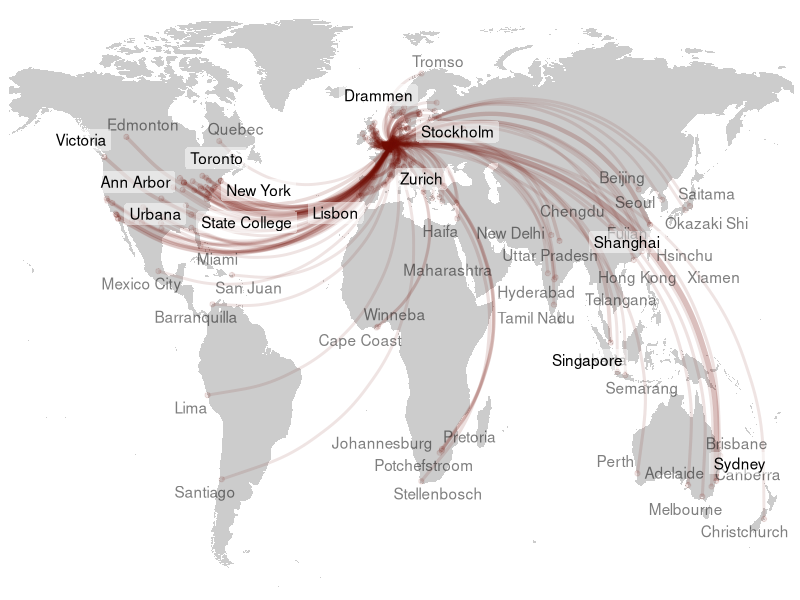
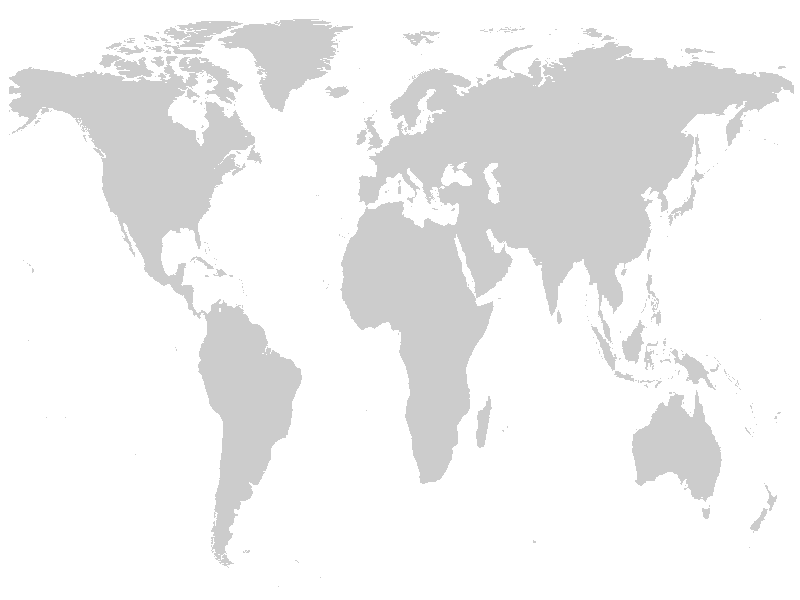
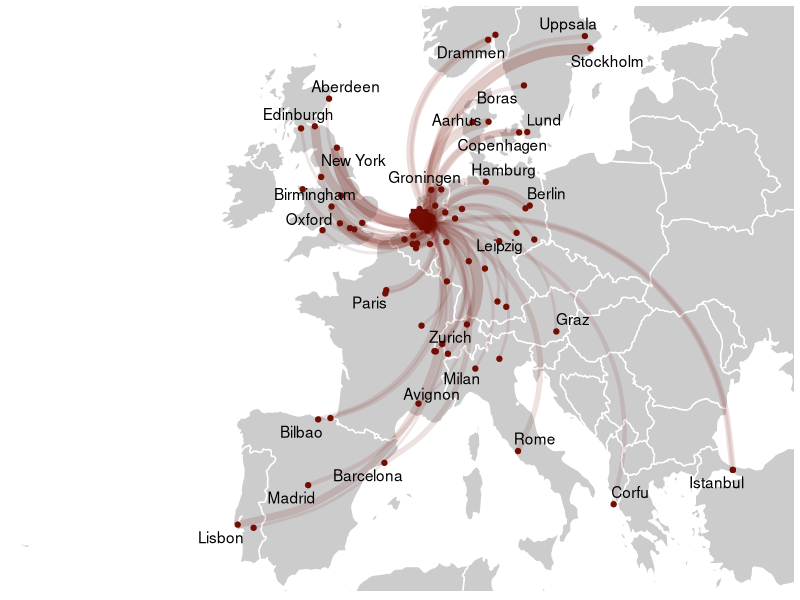
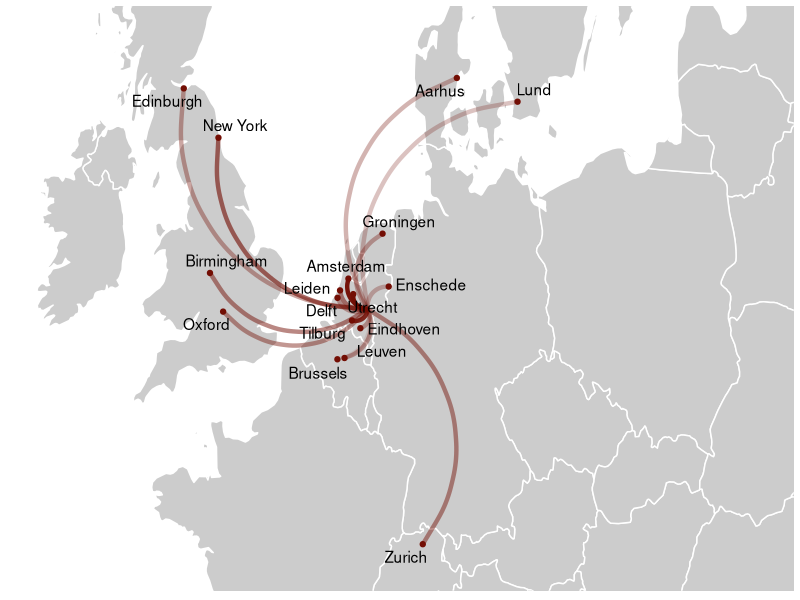
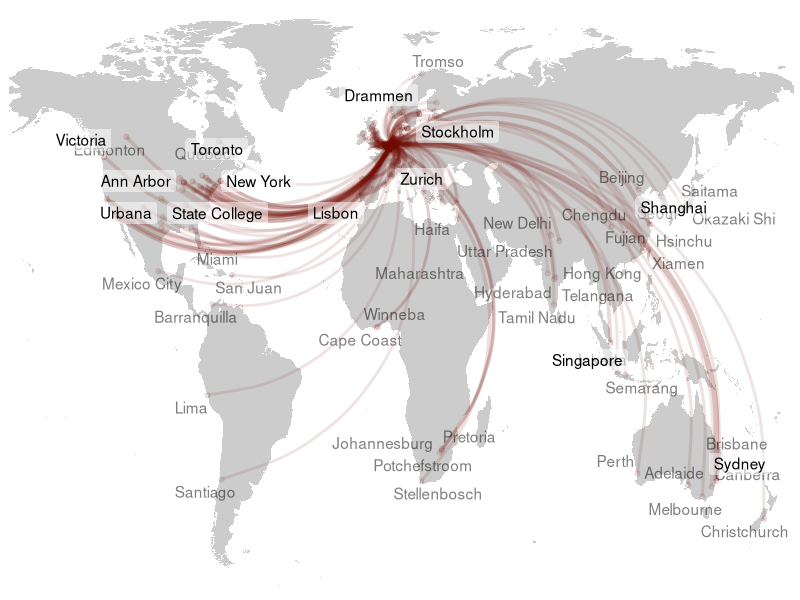
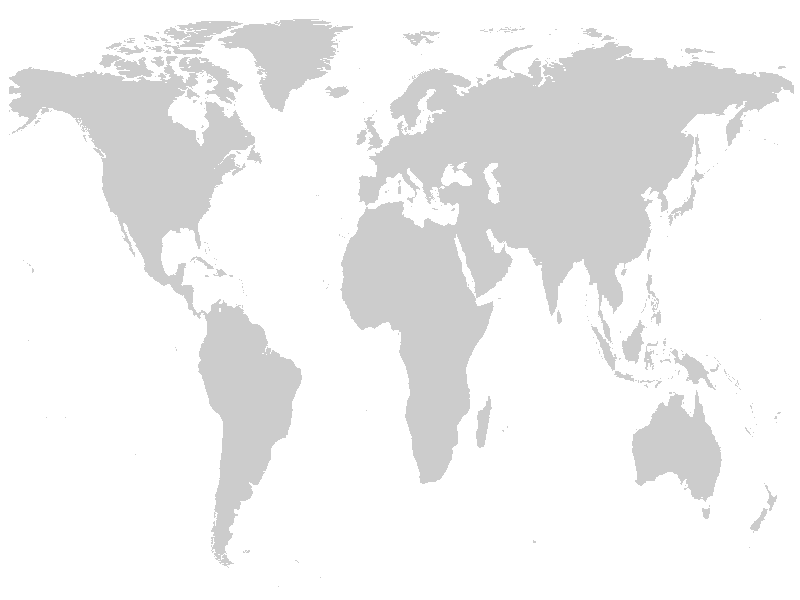
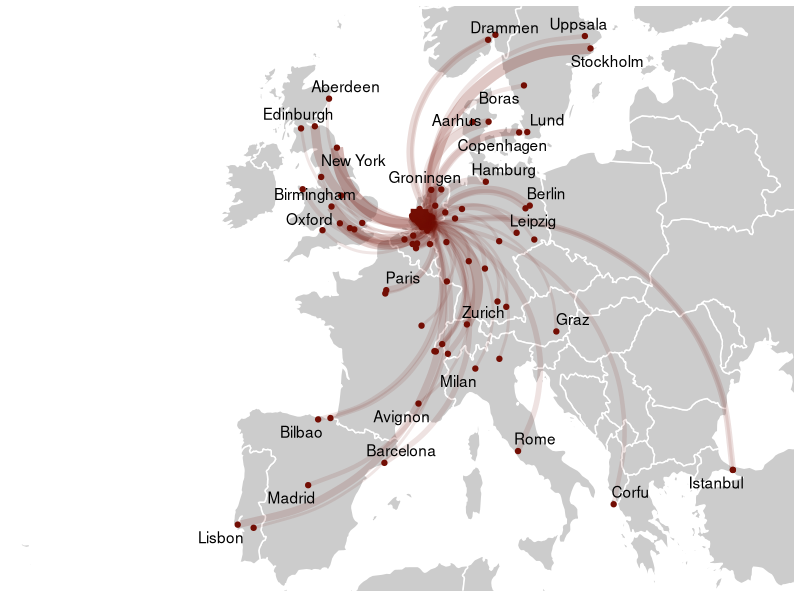
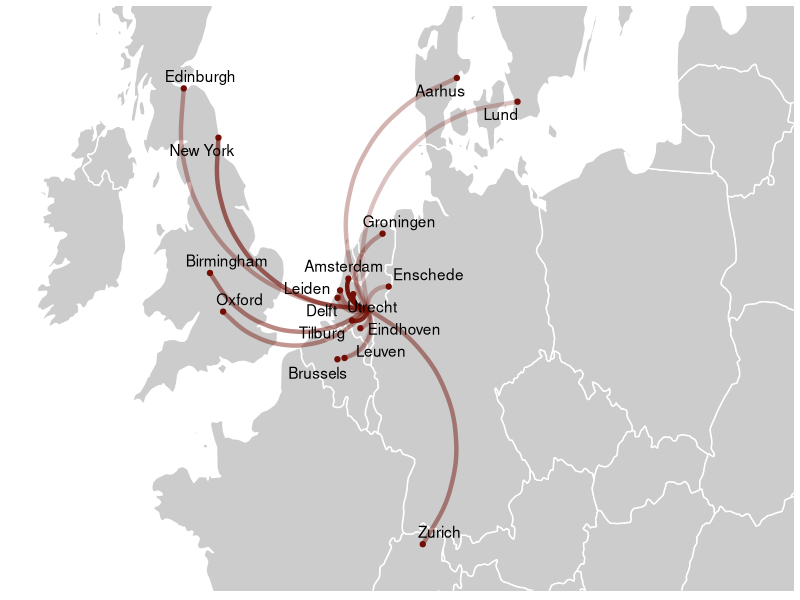

R code for these plots, in order: (Note: this script raises an error after producing the figures.)
# CLS bibliometrics: Map
# MD 2024


# Packages and useful functions

list.of.packages <- c("tidyverse",
                      "viridis",
                      "ggthemes",
                      "bibliometrix",
                      "openalexR",
                      "dimensionsR",
                      "pubmedR",
                      "rscopus",
                      "ggmap",
                      "tmaptools",
                      "ggrepel")
new.packages <- list.of.packages[!(list.of.packages %in% installed.packages()[,"Package"])]
if(length(new.packages)) install.packages(new.packages)
lapply(list.of.packages, require, character.only=T)


# smol things
`%notin%` <- function(x,y) !(x %in% y) 
mean.na <- function(x) mean(x, na.rm = T)
median.na <- function(x) median(x, na.rm= T)
min.na <- function(x) min(x, na.rm = T)
max.na <- function(x) max(x, na.rm = T)
sd.na <- function(x) sd(x, na.rm = T)
sum.na <- function(x) sum(x, na.rm = T)

# useful resources



# Load data ---------------------------------------------------------------

locations.raw <- read_csv("data/locations_raw.csv")

# simplify df and create one that has counts
locations <- locations.raw |>
  select(country, city, institution, lat, lon)
locations_counts <- locations |>
  group_by(city,lat,lon,country) |>
  summarise(count = n()) |>
  ungroup() |>
  arrange(desc(count))

locations_institutions_counts <- locations |>
  group_by(city,institution,lat,lon,country) |>
  summarise(count = n()) |>
  ungroup() |>
  arrange(desc(count))

# some descriptive stats
top25_institutions <- locations_institutions_counts |>
  slice(2:26) |> select(institution) |> unlist() |> as.vector()

top25_outside_nijmegen <- locations_institutions_counts |>
  filter(city != "Nijmegen") |>
  slice(1:25) |> select(institution) |> unlist() |> as.vector()

top25_outside_NL <- locations_institutions_counts |>
  filter(country != "Netherlands") |>
  slice(1:25) |> select(institution) |> unlist() |> as.vector()

top25_places <- locations_counts |>
  filter(city != "Nijmegen") |>
  slice(1:25) |> select(city) |> unlist() |> as.vector()

top25_places_outside_NL <- locations_counts |>
  filter(country != "Netherlands") |>
  slice(1:25) |> select(city) |> unlist() |> as.vector()


# Network -----------------------------------------------------------------

# all places outside Nijmegen are there because they are part of the CLS
# co-authorship network. So we want to draw lines from all those places to
# Nijmegen, using line width as aesthetic for frequency.


network <- locations_counts |>
  mutate(from = "Nijmegen", to = city) |>
  select(from,to,count,lat,lon) |>
  rename("lat.to" = "lat",
         "lon.to" = "lon") |>
  mutate(lat.n = 51.8,
         lon.n = 5.84) |>
  filter(to != "Nijmegen")

network_institutions <- locations_institutions_counts |>
  mutate(from = "Nijmegen", to = city) |>
  select(from,to,institution,count,lat,lon) |>
  rename("lat.to" = "lat",
         "lon.to" = "lon") |>
  mutate(lat.n = 51.8,
         lon.n = 5.84) |>
  filter(institution != "Radboud Univ Nijmegen")


# some desc stats
unique(network$to)
unique(locations$country)


# Maps --------------------------------------------------------------------

# Let's map. This is using theme_map() and a simple world outline from ggplot.

# for the labels, there are too many to plot all so we're using ggrepel. We want
# to privilege labels by frequency, so we plot in two layers: first the labels
# not in the top 25 outside NL (with geom_text_repel); next the places in the
# top 25 (with geom_label_repel). Using two calls makes it possible to have some
# choice in what labels get hidden because of overlaps.
network %>%
  ggplot(aes(lon.to,lat.to)) +
  theme_map() + 
  theme(legend.position="none") +
  borders("world",colour=NA,fill="#cccccc") +
  coord_cartesian(ylim=c(-55,80),xlim=c(-150,170)) +
  geom_point(aes(alpha=log(count)),
             colour="#730e04") +
  geom_curve(aes(x=lon.to,xend=lon.n,
                 y=lat.to,yend=lat.n,
                 linewidth=count,
                 alpha=count),
             colour="#730e04") +
  geom_text_repel(data = . %>% filter(to %notin% top25_places_outside_NL),
                  aes(label=to),
                  segment.color="#cccccc",
                  min.segment.length = 20,
                  color="#000000",
                  alpha=0.50,
                  max.overlaps = 10) +
  geom_label_repel(data = . %>% filter(to %in% top25_places_outside_NL),
                  aes(label=to),
                  segment.color="#cccccc",
                  segment.alpha=0.5,
                  min.segment.length = 1,
                  label.size=NA,
                  fill= alpha(c("white"),0.5),
                  max.overlaps = 20) 
ggsave("cls-network-world.png",width=12,height=6,bg="white")

# generate an empty canvas that can be used for animating a slide
network %>%
  ggplot(aes(lon.to,lat.to)) +
  theme_map() + 
  theme(legend.position="none",
        text=element_text(family="Open Sans")) +
  borders("world",colour=NA,fill="#cccccc") +
  coord_cartesian(ylim=c(-55,80),xlim=c(-150,170))
ggsave("cls-network-world-canvas.png",width=12,height=6,bg="white")


# cropped to Europe


# some good coordinates for cropping
# northern europe: lat = c(45,58) lon = c(-10,15)
# bigger europe: lat = c(37,58) lon=c(-12,36)

crop_coordinates <- list(lat = c(37,60),  # lat = y
                         lon = c(-24,31)) # lon = x


network.europe <- network |>
  filter(lat.to > crop_coordinates$lat[1], lon.to > crop_coordinates$lon[1]) |>
  filter(lat.to < crop_coordinates$lat[2], lon.to < crop_coordinates$lon[2])


# some customizations here to fix labels — main reason is to show the top
# frequent but leave no isolated points unlabelled
these_labels <- c("Aberdeen", "Avignon", "Barcelona", "Belfast", "Bilbao", "Boras", "Cologne", "Corfu", "Dublin", "Graz", "Gothenburg", "Hamburg", "Leuven", "Madrid", "Milan", "Oxford", "Paris", "Rome", "Stockholm", "Uppsala", "Warsaw")

# the cropping using coord_cartesian() makes it possible
network.europe |>
  filter(count > 1, to != "Sittard") |>
  ggplot(aes(lon.to,lat.to)) +
  theme_map() + theme(legend.position="none") +
  borders("world",colour="white",fill="#cccccc") +
  coord_cartesian(ylim=c(crop_coordinates$lat[1],crop_coordinates$lat[2]),
                  xlim=c(crop_coordinates$lon[1],crop_coordinates$lon[2])) +
  geom_point(colour="#730e04") +
  geom_curve(aes(x=lon.to,xend=lon.n,
                 y=lat.to,yend=lat.n,
                 linewidth=log(count),
                 alpha=count),
             colour="#730e04") +
  geom_text_repel(data=. %>% filter(to %in% these_labels | count > 4),
                  aes(label=to),
                  min.segment.length = 40,
                  max.overlaps = 10)
ggsave("cls-network-europe.png",width=12,height=6.7555,bg="white")


crop_northernEU <- list(lat = c(47,57),  # lat = y
                        lon = c(-10,25)) # lon = x

network_institutions.europe <- network_institutions |>
  filter(lat.to > crop_northernEU$lat[1], lon.to > crop_northernEU$lon[1]) |>
  filter(lat.to < crop_northernEU$lat[2], lon.to < crop_northernEU$lon[2])


network_institutions.europe |>
  filter(institution %in% top25_outside_nijmegen,to !="Nijmegen") |>
  group_by(to) %>% slice(1) |>
  ggplot(aes(lon.to,lat.to)) +
  theme_map() + theme(legend.position="none") +
  borders("world",colour="white",fill="#cccccc") +
  coord_cartesian(ylim=c(crop_northernEU$lat[1],crop_northernEU$lat[2]),
                  xlim=c(crop_northernEU$lon[1],crop_northernEU$lon[2])) +
  geom_point(colour="#730e04") +
  geom_curve(aes(x=lon.to,xend=lon.n,
                 y=lat.to,yend=lat.n,
                 alpha=count),
             linewidth=1.5,
             colour="#730e04") +
  geom_text_repel(aes(label=to),
                  min.segment.length = 20,
                  max.overlaps = Inf)
ggsave("cls-network-institutions_europe.png",width=12,height=6.7555,bg="white")


# Experimental: network on globe ------------------------------------------

# make it a globe

# BTW adding labels doesn't work yet here, probably because geom_text_repel has
# difficulty dealing with labels that fall behind the globe (and these are hard
# to filter)
network %>%
  ggplot(aes(lon.to,lat.to)) +
  theme_map() + theme(legend.position="none") +
  borders("world",colour="#ffffff",fill="#cccccc") +
  coord_map("ortho",
            orientation = c(40,0,-50),
            ylim = c(-90, 160),
            xlim = c(-120, 120)) +
  geom_point(color="#730e04") +
  geom_segment(aes(x=lon.to,xend=lon.n,
                   y=lat.to,yend=lat.n,
                   linewidth=count,
                   alpha=count),
               colour="#730e04") 
# geom_text_repel(aes(label=to),
#                 max.overlaps = 50)
ggsave("cls-network-globe.png",width=12,height=12,bg="white")



# Institutions ------------------------------------------------------------

# or by institutions

network_institutions %>%
  ggplot(aes(lon.to,lat.to)) +
  theme_map() + 
  theme(legend.position="none") +
  borders("world",colour=NA,fill="#cccccc") +
  coord_cartesian(ylim=c(-55,80),xlim=c(-150,170)) +
  geom_point(colour="#730e04") +
  geom_curve(aes(x=lon.to,xend=lon.n,
                 y=lat.to,yend=lat.n,
                 linewidth=count,
                 alpha=count),
             colour="#730e04") +
  geom_text_repel(aes(label=institution),
                  min.segment.length = 10)
ggsave("cls-network-institutions-world.png",width=12,height=6,bg="white")

# or with only the top 25
# this needs work consolidating spelling variants etc.
# probably better to use WoS institution field
network_institutions %>%
  filter(institution %in% top25_outside_NL &
           to != "Nijmegen") |>
  ggplot(aes(lon.to,lat.to)) +
  theme_map() + 
  theme(legend.position="none") +
  borders("world",colour=NA,fill="#cccccc") +
  coord_cartesian(ylim=c(-55,80),xlim=c(-150,170)) +
  geom_point(colour="#730e04") +
  geom_curve(aes(x=lon.to,xend=lon.n,
                 y=lat.to,yend=lat.n,
                 linewidth=count,
                 alpha=count),
             colour="#730e04") +
  geom_text_repel(aes(label=institution),
                  max.overlaps = Inf)
#ggsave("cls-network-institutions-world.png",width=12,height=6,bg="white")



# institutions
institutions <- d$C3

institutions_separated <- unlist(strsplit(institutions, "; "))


